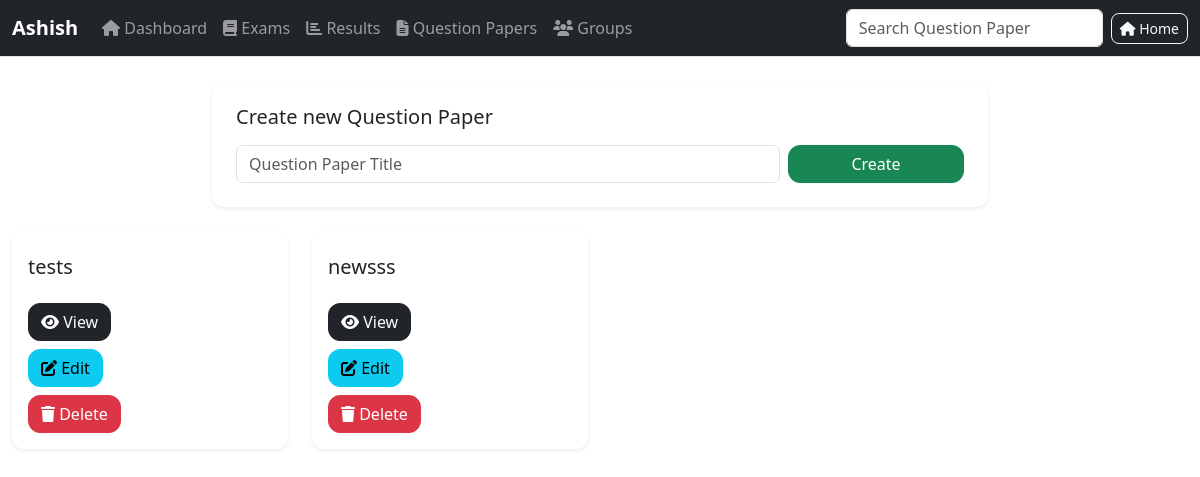
Before: /prof/questionpaper (signed in) with the older database file.
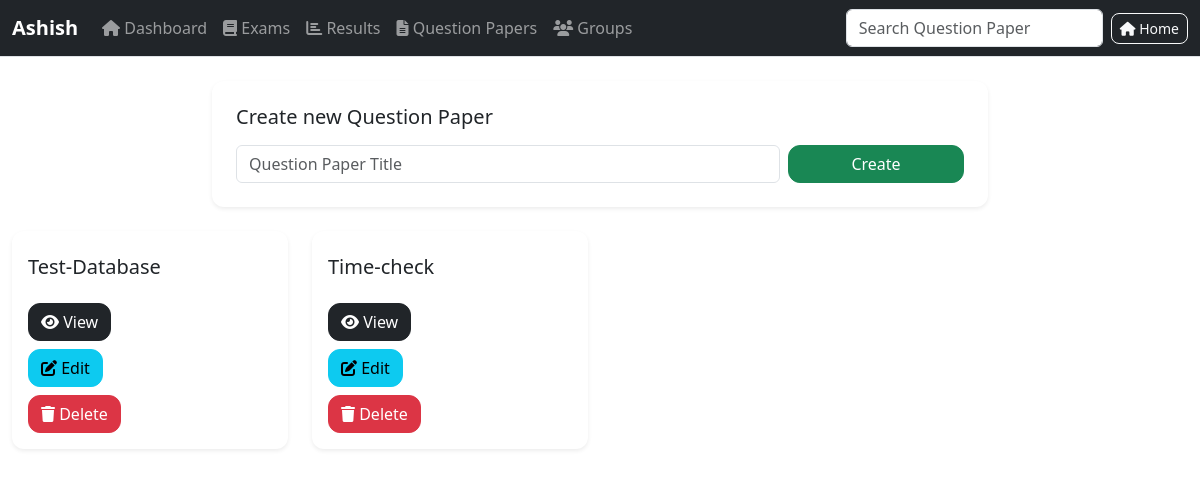
After: the same page with the newer database file.
### main/models/question_paper.py (models this page shows, shortened)
class Question_Paper(models.Model):
    professor = models.ForeignKey(User, limit_choices_to={'groups__name': "Professor"}, on_delete=models.CASCADE)
    qPaperTitle = models.CharField(max_length=100)
    questions = models.ManyToManyField(Question_DB)

### prof/views/question_paper.py (the view)
def make_paper(request):
    prof = request.user
    if request.method == 'POST' and not request.POST.get('presence', False):
        add_question_in_paper(request)
    elif request.method == 'POST' and request.POST.get('presence', False):
        title = request.POST['title']
        Question_Paper.objects.filter(professor=prof, qPaperTitle=title).first().delete()
    return render(request, 'prof/question_paper/qpaper.html', {
        'qpaper_db': Question_Paper.objects.filter(professor=prof), 'prof': prof
    })

### prof/templates/prof/question_paper/qpaper.html (shortened to what this page needs)
{% extends 'prof/base/base.html' %}
{% load static %}
{% block navbar_title %}{{ prof.username }}{% endblock navbar_title %}
{% block buttons %}
    <a class="btn btn-outline-light btn-sm" href="{% url 'prof:index' %}"><i class="fa fa-home"></i> Home</a>
{% endblock buttons %}
{% block searchInput %}
    <form class="d-flex my-2 my-lg-0" role="search">
        <input id='searchPaper' class="form-control me-2" type="search" placeholder="Search Question Paper" aria-label="Search">
    </form>
{% endblock searchInput %}
{% block body %}
    <div class="container py-4">
        <div class="row justify-content-center mb-4">
            <div class="col-lg-8 col-md-10">
                <div class="card shadow-sm border-0 rounded-4">
                    <div class="card-body p-4">
                        <h5 class="mb-3">Create new Question Paper</h5>
                        <form method="POST" action="{% url 'prof:add_question_in_paper' %}" class="row g-2">
                            <div class="col-12 col-md-9">
                                <input class="form-control" type="text" placeholder="Question Paper Title" name="qpaper">
                            </div>
                            <div class="col-12 col-md-3 d-grid">
                                <input class="btn btn-success" type="submit" value="Create">
                            </div>
                        </form>
                    </div>
                </div>
            </div>
        </div>
        <div class="row g-4">
            {% for pap in qpaper_db %}
            <div class="col-xl-3 col-lg-4 col-md-6">
                <div class="card h-100 shadow-sm border-0 rounded-4">
                    <div class="card-header bg-transparent border-0 pt-4">
                        <h5 class="mb-0">{{ pap.qPaperTitle }}</h5>
                    </div>
                    <div class="card-body">
                        <div class="d-grid gap-2">
                            <form method="POST" action="{% url 'prof:view_paper' %}">
                                <button class="btn btn-dark" type="submit"><i class="fa fa-eye"></i> View</button>
                            </form>
                            <form method="POST" action="{% url 'prof:edit_paper' %}">
                                <button class="btn btn-info" type="submit"><i class="fa fa-edit"></i> Edit</button>
                            </form>
                            <form method="POST">
                                <button class="btn btn-danger" onclick="return confirm('Are you sure you want to delete this paper?')" type="submit"><i class="fa fa-trash"></i> Delete</button>
                            </form>
                        </div>
                    </div>
                </div>
            </div>
            {% endfor %}
        </div>
    </div>
{% endblock body %}

Changed rows visible on the page:
removed Question_Paper: qPaperTitle "tests"
removed Question_Paper: qPaperTitle "newsss"
added Question_Paper: qPaperTitle "Test-Database"
added Question_Paper: qPaperTitle "Time-check"
